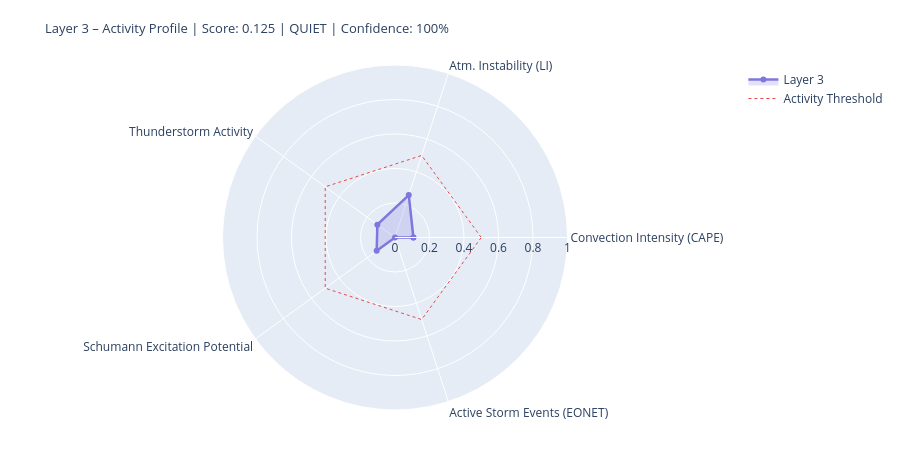

Notebook cell for this chart:
### Markdown cell above
---
## 4. State Assessment & Handoff to Layer 4/5

### Code cell
# ============================================================
# LAYER-3-SCORE
# Five dynamic components
# ============================================================

def norm(v, lo, hi):
    if v is None or (isinstance(v, float) and math.isnan(v)): return None
    return round(max(0.0, min(1.0, (v - lo) / (hi - lo))), 4)

# --- 1) Convection intensity (global CAPE mean) ---
cape_mean = df_atm['cape'].dropna().mean() if not df_atm.empty else None
conv_score = norm(cape_mean, 0, 3000)
conv_src   = 'primary' if cape_mean is not None else 'missing'

# --- 2) Atmospheric instability (LI mean) ---
li_mean   = df_atm['li'].dropna().mean() if not df_atm.empty else None
# Negative LI = unstable → higher score
instab_score = norm(-li_mean if li_mean is not None else None, -6, 6)
instab_src   = 'primary' if li_mean is not None else 'missing'

# --- 3) Thunderstorm activity (mean thunder score + WMO count) ---
thunder_mean = df_atm['thunder_score'].mean() if not df_atm.empty else None
n_thunder    = int(df_atm['thunderstorm'].sum()) if not df_atm.empty else 0
thunder_score_val = norm(
    (thunder_mean or 0) * 0.7 + n_thunder * 0.1, 0, 1.0
) if thunder_mean is not None else None
thunder_src = 'primary'

# --- 4) Schumann excitation potential (weighted Schumann contribution) ---
schumann_pot = df_atm['schumann_contribution'].mean() if not df_atm.empty else None
# Boosted by Layer-2 thunderstorm trigger
if schumann_pot is not None and l2_thunder:
    schumann_pot = min(1.0, schumann_pot * 1.2)
schumann_score = norm(schumann_pot, 0, 1.0) if schumann_pot is not None else None
schumann_src   = 'derived'

# --- 5) Storm activity (NASA EONET) ---
# Distinction: None = data not loaded, 0.0 = loaded but no events
storm_score = None
storm_src   = 'missing'
if raw.get('storms') is not None:          # API reached successfully
    storm_score = norm(len(storm_events), 0, 30) if storm_events else 0.0
    storm_src   = 'primary'

# X-Ray and Kp: context only, not in dynamic score
# (X-Ray = Layer-0/4 driver; Kp = geomagnetic index, not a lightning proxy)
xray_context = None
if raw.get('xray'):
    df_xc = pd.DataFrame(raw['xray'])
    fc = next((c for c in df_xc.columns
               if any(k in c.lower() for k in ['flux','long']) and 'time' not in c.lower()),
              df_xc.columns[1])
    df_xc[fc] = pd.to_numeric(df_xc[fc], errors='coerce')
    xray_last = df_xc[fc].dropna().iloc[-1] if not df_xc[fc].dropna().empty else None
    if xray_last:
        xray_class = ('X' if xray_last>=1e-4 else 'M' if xray_last>=1e-5
                      else 'C' if xray_last>=1e-6 else 'B')
        xray_context = {'flux': float(xray_last), 'class': xray_class}
        print(f'X-Ray context: {xray_class}-class ({xray_last:.2e} W/m²)')

# --- Aggregate ---
COMPONENTS = {
    'Convection Intensity (CAPE)':  {'score': conv_score,       'source': conv_src,    'dynamic': True},
    'Atm. Instability (LI)':         {'score': instab_score,     'source': instab_src,  'dynamic': True},
    'Thunderstorm Activity':              {'score': thunder_score_val, 'source': thunder_src, 'dynamic': True},
    'Schumann Excitation Potential':   {'score': schumann_score,   'source': schumann_src,'dynamic': True},
    'Active Storm Events (EONET)': {'score': storm_score,      'source': storm_src,   'dynamic': True},
}

available   = {k: v['score'] for k, v in COMPONENTS.items() if v['score'] is not None}
unavailable = [k for k, v in COMPONENTS.items() if v['score'] is None]
layer3_score = round(sum(available.values()) / len(available), 4) if available else None
confidence   = round(len(available) / len(COMPONENTS), 2)
level = ('unknown' if layer3_score is None
         else 'quiet'   if layer3_score < 0.3
         else 'moderate' if layer3_score < 0.6
         else 'active')
dominant_l3 = max(available, key=available.get) if available else 'none'

# --- Ausgabe ---
W = 68
print('=' * W)
print('LAYER 3 – ATMOSPHERE / WEATHER / THUNDERSTORMS – STATE ASSESSMENT')
print('=' * W)
for name, comp in COMPONENTS.items():
    s = comp['score']
    if s is not None:
        bar = '█' * int(s * 20) + '░' * (20 - int(s * 20))
        print(f'  {name:<36} {bar}  {s:.3f}  [{comp["source"]}]')
    else:
        print(f'  {name:<36} {"─" * 20}  n/a   [missing]')
print('-' * W)
print(f'  Score:        {layer3_score:.3f}  ({len(available)}/{len(COMPONENTS)} components)')
print(f'  Confidence:   {confidence:.0%}')
print(f'  Level:        {level.upper()}')
print(f'  Dominant:     {dominant_l3}')
print(f'  CAPE mean:    {cape_mean:.0f} J/kg' if cape_mean else '  CAPE mean:    n/a')
print(f'  LI mean:      {li_mean:.1f} K' if li_mean is not None else '  LI mean:      n/a')
print(f'  Thunderstorms:{n_thunder} points (WMO)  +  {len(storm_events)} NASA EONET')
print('=' * W)

# Radar
cats   = list(available.keys())
vals_r = list(available.values())
if len(cats) >= 3:
    fig = go.Figure()
    fig.add_trace(go.Scatterpolar(
        r=vals_r + [vals_r[0]], theta=cats + [cats[0]],
        fill='toself', fillcolor='rgba(127,119,221,0.22)',
        line=dict(color='#7F77DD', width=2.5), name='Layer 3'
    ))
    fig.add_trace(go.Scatterpolar(
        r=[0.5] * (len(cats)+1), theta=cats + [cats[0]],
        line=dict(color='#E24B4A', dash='dot', width=1),
        mode='lines', name='Activity Threshold'
    ))
    fig.update_layout(
        title=dict(
            text=f'Layer 3 – Activity Profile | Score: {layer3_score:.3f} | {level.upper()} | Confidence: {confidence:.0%}',
            font=dict(size=13)
        ),
        polar=dict(radialaxis=dict(visible=True, range=[0, 1])),
        height=450, showlegend=True,
        margin=dict(l=60, r=60, t=65, b=40)
    )
    fig.show()

### Figure 1 — Plotly figure (JSON) as saved in the notebook; plotly's stock layout.template omitted (floating-point values rounded to 4 significant figures)
{"data": [{"fill": "toself", "fillcolor": "rgba(127,119,221,0.22)", "line": {"color": "#7F77DD", "width": 2.5}, "name": "Layer 3", "r": [0.1067, 0.2583, 0.1265, 0.1313, 0.0, 0.1067], "theta": ["Convection Intensity (CAPE)", "Atm. Instability (LI)", "Thunderstorm Activity", "Schumann Excitation Potential", "Active Storm Events (EONET)", "Convection Intensity (CAPE)"], "type": "scatterpolar"}, {"line": {"color": "#E24B4A", "dash": "dot", "width": 1}, "mode": "lines", "name": "Activity Threshold", "r": [0.5, 0.5, 0.5, 0.5, 0.5, 0.5], "theta": ["Convection Intensity (CAPE)", "Atm. Instability (LI)", "Thunderstorm Activity", "Schumann Excitation Potential", "Active Storm Events (EONET)", "Convection Intensity (CAPE)"], "type": "scatterpolar"}], "layout": {"height": 450, "margin": {"b": 40, "l": 60, "r": 60, "t": 65}, "polar": {"radialaxis": {"range": [0, 1], "visible": true}}, "showlegend": true, "title": {"font": {"size": 13}, "text": "Layer 3 – Activity Profile | Score: 0.125 | QUIET | Confidence: 100%"}}}
